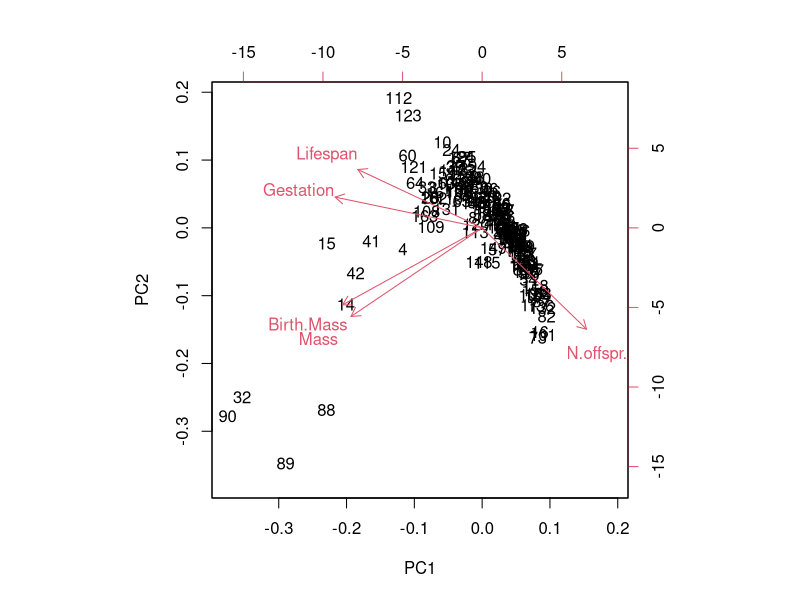
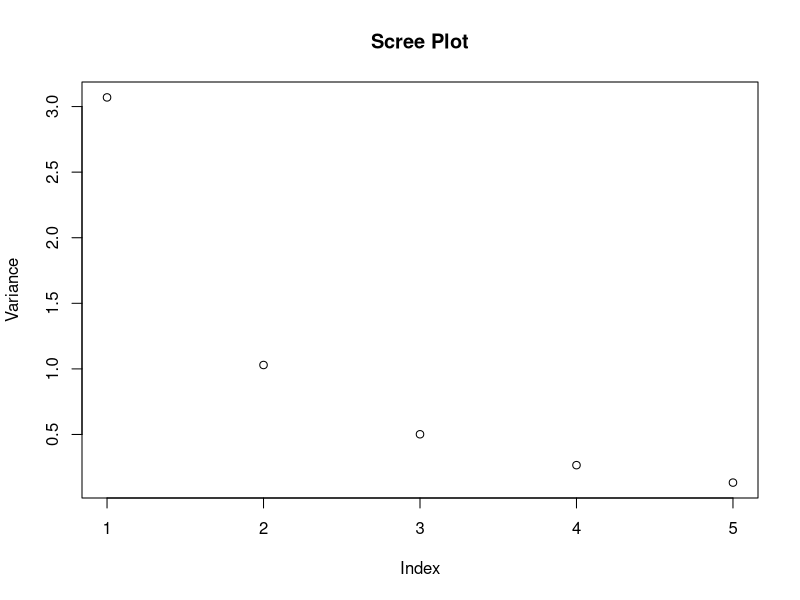

Write the R code that produced these figures, in order. (Note: this script raises an error after producing the figures.)
# Name: Christian Peters

# No. 14)
# ======

data <- read.table('Mammalia.txt', sep=" ")

# a)
X <- as.matrix(data[, 2:6])

pca <- prcomp(X, scale = TRUE)

# print the best two PCAs
print(pca$rotation[, 1:2])

# b)
biplot(pca)

# c)
# 1. Choose l so that at least 75% of the variance is explained:
vars <- pca$sdev ** 2
l <- min(which(cumsum(vars) / sum(vars) > 0.75))
# l = 2, so choose the first 2 PCs according to this criterion

# 2. Choose all PCs that have more variance than the mean
l <- max(which(vars >= mean(vars)))
# l=2, so choose the first 2 PCs according to this criterion

# 3. Choose l using a scree plot
plot(vars, main = 'Scree Plot', ylab = 'Variance')
# According to this criterion, it makes sense to choose 2 PCs.

# I personally would put most emphasis on the scree plot because it seems to
# be the most intuitive criterion when knowing nothing else about the problem.

# d)
U <- pca$rotation[, 1:2]
X_approx <- X %*% U %*% t(U)
error <- sum((X_approx - X)**2)
# 5630740

# No. 15)
# =======

wines <- read.csv('more_wines.csv')

# a)

plot(wines$Phenols, wines$Color, col=wines$Type, pch=16, xlab="Phenols", ylab="Color", main="Wines")
legend('topleft', legend=levels(wines$Type), col=1:2, pch = 16)
